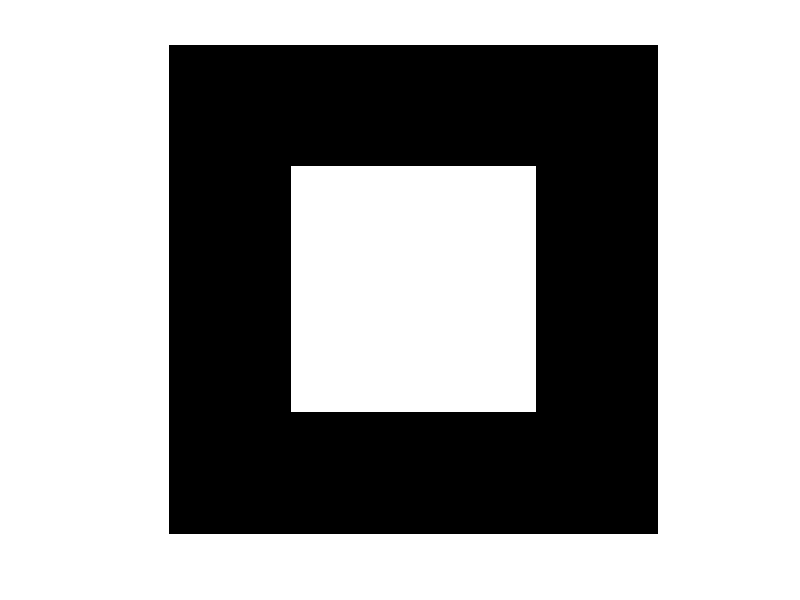

This chart was generated by the following MATLAB code: (Note: this script raises an error after producing the figure.)
%% Create a synthetic image comprising of white square on black background
I = zeros(400,400);
I(100:300, 100:300) = 1.0;
I = single(I);
figure, imshow(I,[]); impixelinfo

% Let us define a keypoint at the corner of the square 
x = 100;
y = 100;
scale = 10;
ang = 0;
% Format elements of a feature (x;y;scale,angle) in a 'frame' 
fc = [x;y;scale;ang];
[f,d] = vl_sift(I,'frames',fc); %Computes the descriptor d for a specific keypoint given by fc

%% Plot the 128-dimensional SIFT descriptor on top of Figure 1 
h = vl_plotsiftdescriptor(d,f);
set(h,'color','g');
disp(f);    % x,y,scale,angle
% figure, plot(d); 

%% Show the image at that scale, plot the gradient (using quiver) and the descriptor on top of the image. 
%To see the gradient directions, ZOOM into the image along the rectangle boundary
g = fspecial('gaussian', 6*scale, scale); 
Is = imfilter(I,g);
figure, imshow(Is,[]);
[gx,gy] = gradient(Is);
x = 1:size(I,2);
y = 1:size(I,1);
hold on
quiver(x, y, gx, gy);
h = vl_plotsiftdescriptor(d,f); set(h,'color','g'); %Note size of descriptor = 4*scale*MAGNIF (4 spatial bins * scale of keypoint * 3 which the magnification factor defined in library)